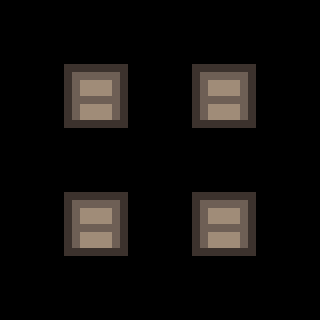

Rendered tile map (Tiled .tmx) drawn with the repository's tilesets; below, a short description and the full map source, tile grids included:
An orthogonal 5x5 tile map with 64x64 px tiles, 1 tile layer (cells).

<map version="1.10" tiledversion="1.10.2" orientation="orthogonal" renderorder="right-down" width="5" height="5" tilewidth="64" tileheight="64" infinite="0" nextlayerid="2" nextobjectid="1">
 <properties>
  <property name="id" value="labyrinth" />
  <property name="name" value="Лабиринт" />
  <property name="description" value="Стены делят поле" />
 </properties>
 <tileset firstgid="1" source="tilesets/special_cells.tsx" />
 <layer id="1" name="cells" width="5" height="5">
  <data encoding="csv">
0,0,0,0,0,
0,1,0,1,0,
0,0,0,0,0,
0,1,0,1,0,
0,0,0,0,0
</data>
 </layer>
</map>
